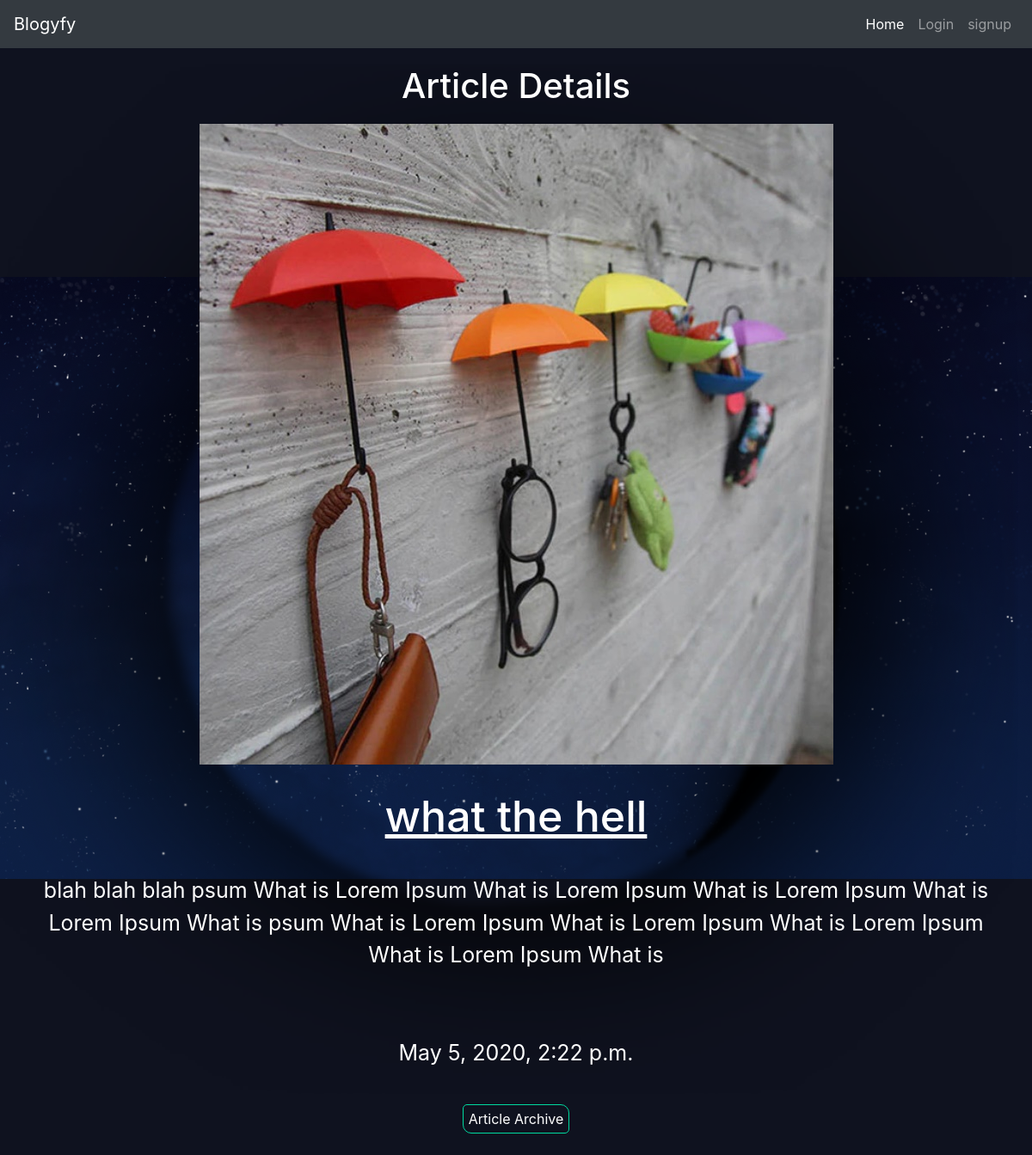
Screenshot of /articles/what-the-hell/ with the database file from the repository.
### articles/models.py (models this page shows)
class Article(models.Model):
    title = models.CharField(max_length=100)
    slug = models.CharField(max_length=100)
    body = models.TextField()
    date = models.DateTimeField(auto_now_add=True)
    thumb = models.ImageField(default="default.jpg", blank=True)
    author = models.ForeignKey(User, default=None, on_delete=models.CASCADE)

### articles/views.py (the view)
# urls.py: path('<slug:slug>/', views.article_detail, name="detail"),
def article_detail(request, slug):
    article = Article.objects.get(slug=slug)
    return render(request, 'articles/article_details.html', {'article': article})

### articles/templates/articles/article_details.html
{% extends 'base.html' %}
{% block content %}
    <h1 class="main_title">Article Details</h1>
    <div class="row justify-content-center">
        <div class="thumb"><img src="{{ article.thumb.url }}" alt=""></div>
        <div class="detail-content col-md-12">
            <h2><a href="{% url 'articles:detail' slug=article.slug %}">{{ article.title }}</a></h2>
            <p>{{ article.body }}</p>
            <p>{{ article.date }}</p>
            <a href="{% url 'articles:list' %}">Article Archive</a>
        </div>
    </div>
{% endblock %}

### static/articles/style.css (style rules this page uses)
body { background: #0f121f; background-image: url(bg2.png), url('bg.png') !important; background-attachment:fixed; background-position: right center; background-repeat: no-repeat; color : #fff !important; }
h1.main_title { margin: 20px 0; text-align: center; }
a { text-decoration: none; color: #fff; }
.detail-content > p { font-size: 25px; padding: 30px 0; }
.detail-content > h2 { font-size: 50px; text-decoration: underline; }
.detail-content { text-align: center; padding: 30px 0; }
.detail-content > a { border: 1px solid #00dba0; border-radius: 5px 10px; padding: 6px; transition:.5s; }

### rows the page displays
Article: thumb (picture), title "what the hell", body "blah blah blah psum What is Lorem Ipsum What is Lorem Ipsum What is Lorem Ipsum What is Lorem Ipsum What is psum What is Lorem Ipsum What is Lorem Ipsum What is Lorem Ipsum What is Lorem Ipsum What is", date "May 5, 2020, 2:22 p.m."
